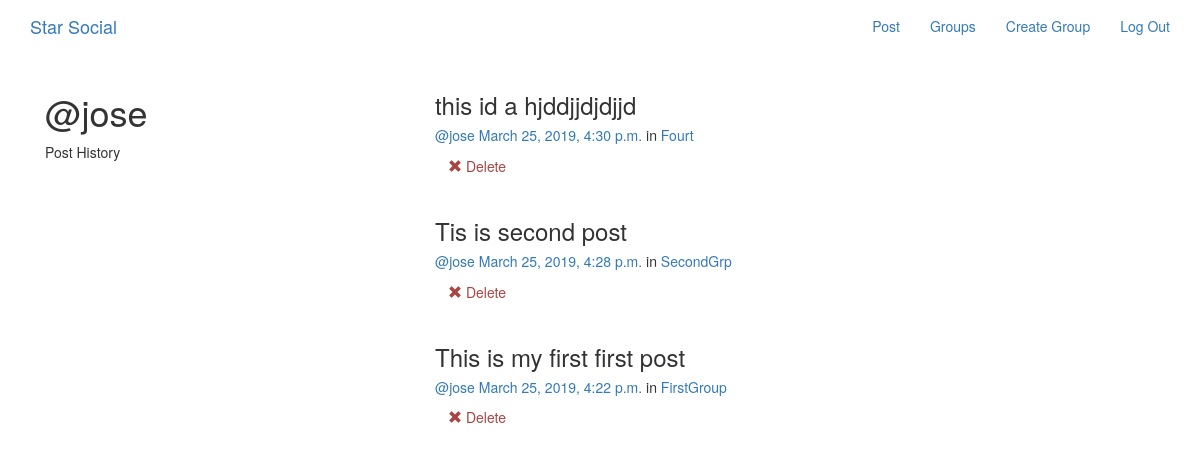
Page /posts/by/jose/ (signed in) on the committed database.
### posts/models.py (models this page shows, shortened)
class Post(models.Model):
    user = models.ForeignKey(User, related_name='posts')
    created_at = models.DateTimeField(auto_now=True)
    message = models.TextField()
    message_html = models.TextField(editable=False)
    group = models.ForeignKey(Group, related_name='posts', null=True, blank=True)
    class Meta:
        ordering = ['-created_at']
        unique_together = ['user','message']

### groups/models.py (models this page shows, shortened)
class Group(models.Model):
    name = models.CharField(max_length=255, unique=True)
    slug = models.SlugField(allow_unicode=True, unique=True)
    description = models.TextField(blank=True, default=' ')
    description_html = models.TextField(editable=False, default=' ', blank=True)
    members = models.ManyToManyField(User, through='GroupMember')
    class Meta:
        ordering = ['name']

### posts/views.py (the view)
# urls.py: url(r'by/(?P<username>[-\w]+)/$', views.UserPosts.as_view(), name='for_user'),
class UserPosts(generic.ListView):
    model = models.Post
    template_name = 'posts/user_post_list.html'
    def get_queryset(self):
        try:
            self.post_user = User.objects.prefetch_related('posts').get(username__iexact=self.kwargs.get('username'))
        except User.DoesNotExist:
            raise Http404
        else:
            return self.post_user.posts.all()
    def get_context_data(self, **kwargs):
        context = super(UserPosts, self).get_context_data(**kwargs)
        context['post_user'] = self.post_user
        return context

### posts/templates/posts/user_post_list.html
{% extends "posts/post_base.html" %}
{% block prepost %}
    <div class="col-md-4">
        <h1>@{{ post_user.username }}</h1>
        <p>Post History</p>
    </div>
{% endblock %}
{% block post_content %}
    <div class="col-md-8">
       {% for post in post_list %}
        {% include "posts/_post.html" %}
       {% endfor %}
    </div>
{% endblock %}

### posts/templates/posts/_post.html
<div class="post media">
    <h3>{{ post.message_html|safe }}</h3>
    <div class="media-body">
        <h5 class="media-heading">
            <span class="username">
                <a href="{% url 'posts:for_user' username=post.user.username %}">
                    @{{ post.user.username}}
                </a>
            </span>
            <time class="time">
                <a href="{% url 'posts:single' username=post.user.username pk=post.pk %}">
                    {{post.created_at}}
                </a>
            </time>
            {% if post.group %}
            <span class="group-name">in <a href="#">{{ post.group.name }}</a> </span>
            {% endif %}
        </h5>
        <div class="media_footer">
            {% if user.is_authenticated and post.user == user %}
                <a href="{% url 'posts:delete' pk=post.pk %}" title="delete" class="btn btn-simple">
                    <span class="glyphicon glyphicon-remove text-danger" aria-hidden='true'></span>
                    <span class="text-danger icon-label">Delete</span>
                </a>
            {% endif %}
        </div>
    </div>
</div>

### rows in the picture
Post: message_html "this id a hjddjjdjdjjd", user.username "jose", created_at "March 25, 2019, 4:30 p.m.", group.name "Fourt", shows "Delete"
Post: message_html "Tis is second post", user.username "jose", created_at "March 25, 2019, 4:28 p.m.", group.name "SecondGrp", shows "Delete"
Post: message_html "This is my first first post", user.username "jose", created_at "March 25, 2019, 4:22 p.m.", group.name "FirstGroup", shows "Delete"

### other values in the picture
{{ post_user.username }} "jose"
